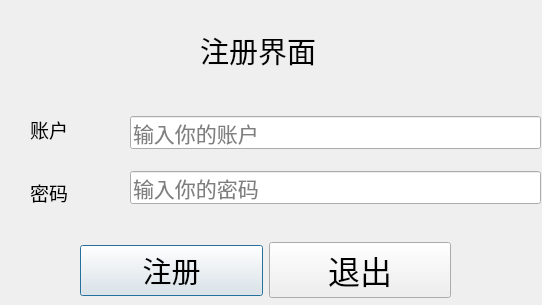
<?xml version="1.0" encoding="UTF-8"?>
<ui version="4.0">
 <class>Dialog</class>
 <widget class="QDialog" name="Dialog">
  <property name="geometry">
   <rect>
    <x>0</x>
    <y>0</y>
    <width>542</width>
    <height>305</height>
   </rect>
  </property>
  <property name="windowTitle">
   <string>Dialog</string>
  </property>
  <widget class="QLabel" name="label_3">
   <property name="geometry">
    <rect>
     <x>200</x>
     <y>30</y>
     <width>121</width>
     <height>41</height>
    </rect>
   </property>
   <property name="font">
    <font>
     <pointsize>22</pointsize>
    </font>
   </property>
   <property name="text">
    <string>注册界面</string>
   </property>
  </widget>
  <widget class="QWidget" name="verticalLayoutWidget">
   <property name="geometry">
    <rect>
     <x>130</x>
     <y>100</y>
     <width>411</width>
     <height>121</height>
    </rect>
   </property>
   <layout class="QVBoxLayout" name="verticalLayout">
    <item>
     <widget class="QLineEdit" name="lineEdit">
      <property name="font">
       <font>
        <pointsize>16</pointsize>
       </font>
      </property>
      <property name="placeholderText">
       <string>输入你的账户</string>
      </property>
     </widget>
    </item>
    <item>
     <widget class="QLineEdit" name="lineEdit_2">
      <property name="font">
       <font>
        <pointsize>16</pointsize>
       </font>
      </property>
      <property name="placeholderText">
       <string>输入你的密码</string>
      </property>
     </widget>
    </item>
   </layout>
  </widget>
  <widget class="QWidget" name="verticalLayoutWidget_2">
   <property name="geometry">
    <rect>
     <x>30</x>
     <y>100</y>
     <width>61</width>
     <height>121</height>
    </rect>
   </property>
   <layout class="QVBoxLayout" name="verticalLayout_2">
    <item>
     <widget class="QLabel" name="label">
      <property name="font">
       <font>
        <pointsize>14</pointsize>
       </font>
      </property>
      <property name="text">
       <string>账户</string>
      </property>
     </widget>
    </item>
    <item>
     <widget class="QLabel" name="label_2">
      <property name="font">
       <font>
        <pointsize>14</pointsize>
       </font>
      </property>
      <property name="text">
       <string>密码</string>
      </property>
     </widget>
    </item>
   </layout>
  </widget>
  <widget class="QWidget" name="horizontalLayoutWidget">
   <property name="geometry">
    <rect>
     <x>80</x>
     <y>240</y>
     <width>371</width>
     <height>61</height>
    </rect>
   </property>
   <layout class="QHBoxLayout" name="horizontalLayout">
    <item>
     <widget class="QPushButton" name="pushButton_2">
      <property name="font">
       <font>
        <pointsize>22</pointsize>
       </font>
      </property>
      <property name="text">
       <string>注册</string>
      </property>
     </widget>
    </item>
    <item>
     <widget class="QPushButton" name="pushButton">
      <property name="font">
       <font>
        <pointsize>24</pointsize>
       </font>
      </property>
      <property name="text">
       <string>退出</string>
      </property>
     </widget>
    </item>
   </layout>
  </widget>
 </widget>
 <resources/>
 <connections/>
</ui>
